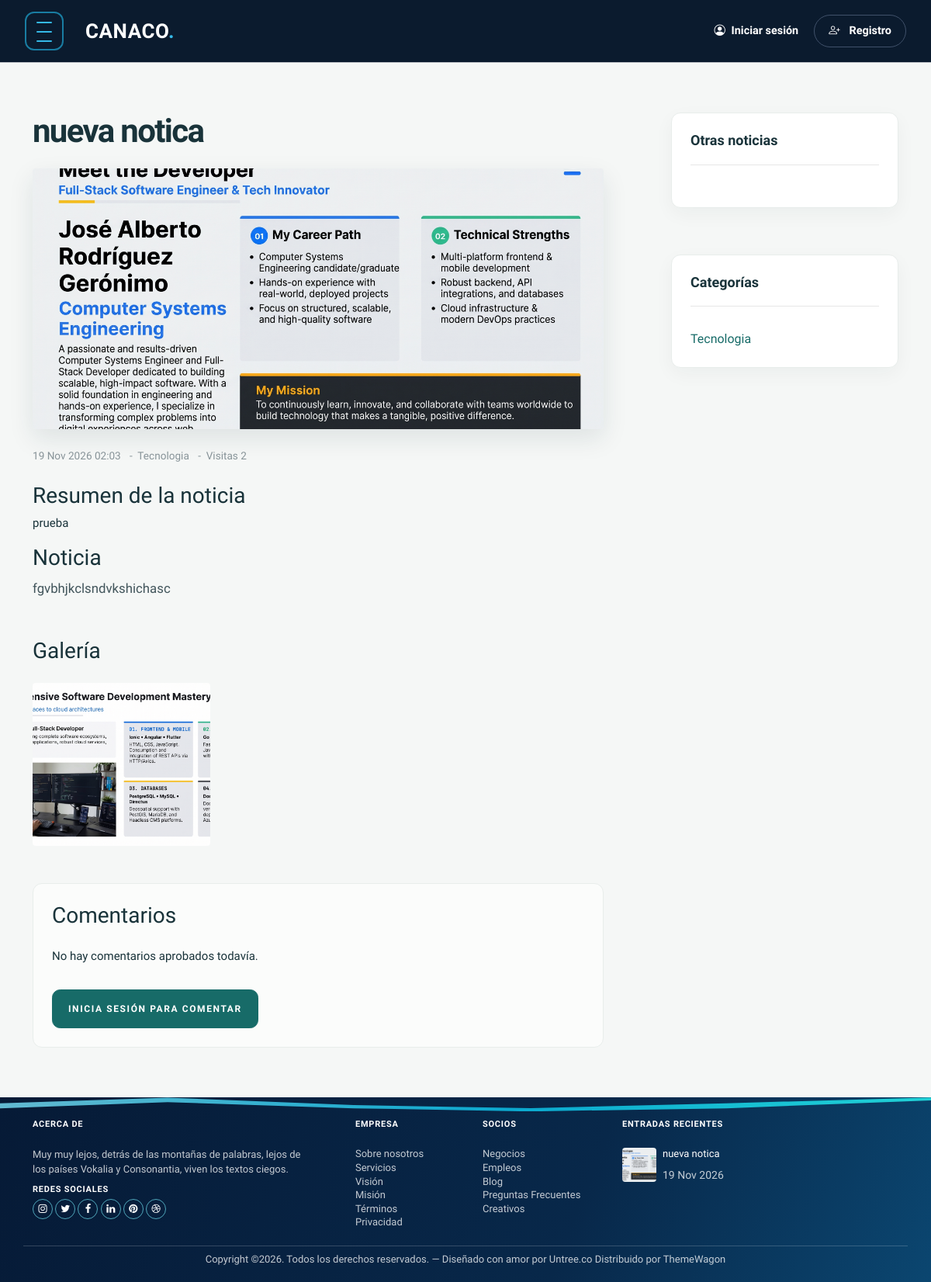
Page /noticia/1/ on the committed database.
### home/models.py (models this page shows, shortened)
class Publicacion(models.Model):
    ESTADO_BORRADOR = 'borrador'
    ESTADO_PUBLICADO = 'publicado'
    ESTADOS = [
        (ESTADO_BORRADOR, 'Borrador'),
        (ESTADO_PUBLICADO, 'Publicado'),
    ]
    titulo = models.CharField(max_length=180)
    resumen = models.TextField()
    contenido = models.TextField()
    categoria = models.ForeignKey(Categoria, on_delete=models.SET_NULL, null=True, blank=True)
    autor = models.ForeignKey(User, on_delete=models.SET_NULL, null=True, blank=True)
    imagen_portada = models.ForeignKey(
        Archivo,
        on_delete=models.SET_NULL,
        null=True,
        blank=True,
        related_name='portadas'
    )
    estado = models.CharField(max_length=20, choices=ESTADOS, default=ESTADO_BORRADOR)
    visitas = models.PositiveIntegerField(default=0)
    createdat = models.DateTimeField(auto_now_add=True)
    updatedat = models.DateTimeField(auto_now=True)
    class Meta:
        managed = True
        db_table = 'publicacion'
        verbose_name_plural = 'Publicaciones'

class Archivo(models.Model):
    nombre = models.CharField(max_length=255)
    nombre_temporal = models.CharField(max_length=255)
    ruta = models.FileField(upload_to='uploads/')
    tipo = models.CharField(max_length=100, blank=True)
    tamano = models.PositiveIntegerField(default=0)
    fk_user = models.ForeignKey(User, on_delete=models.SET_NULL, null=True, blank=True)
    createdat = models.DateTimeField(auto_now_add=True)
    class Meta:
        managed = True
        db_table = 'archivo'
        verbose_name_plural = 'Archivos'
    @property
    def display_url(self):
        ruta = str(self.ruta)
        if ruta.startswith(('images/', 'css/', 'js/', 'fonts/', 'uploads/profile-default')):
            return f'/static/{ruta}'
        return self.ruta.url

class Categoria(models.Model):
    id = models.BigAutoField(auto_created=True, primary_key=True, serialize=False, verbose_name='ID')
    nombre = models.CharField(max_length=60)
    createdat = models.DateTimeField(auto_now_add=True)
    updatedat = models.DateTimeField(null=True, blank=True)
    fk_user = models.ForeignKey(User, on_delete=models.SET_NULL, null=True, blank=True)
    class Meta:
        managed = True
        db_table = 'categoria'
        verbose_name_plural = 'Categorías'

class GaleriaPublicacion(models.Model):
    publicacion = models.ForeignKey(Publicacion, on_delete=models.CASCADE, related_name='galeria')
    archivo = models.ForeignKey(Archivo, on_delete=models.CASCADE)
    createdat = models.DateTimeField(auto_now_add=True)
    class Meta:
        managed = True
        db_table = 'galeria_publicacion'
        verbose_name_plural = 'Galería de publicaciones'

### home/views.py (the view, shortened to what this page needs)
# urls.py: path("noticia/<int:pk>/", views.noticia, name="noticia_detalle"),
def noticia(request, pk=None):
    if pk and es_operador(request.user):
        qs = Publicacion.objects.all()
    else:
        qs = Publicacion.objects.filter(estado=Publicacion.ESTADO_PUBLICADO)
    qs = qs.select_related('categoria', 'autor', 'imagen_portada')
    publicacion = get_object_or_404(qs, pk=pk) if pk else qs.order_by('-createdat').first()
    if not publicacion:
        messages.info(request, 'Todavía no hay noticias publicadas.')
        return redirect('home:index')
    Publicacion.objects.filter(pk=publicacion.pk).update(visitas=F('visitas') + 1)
    publicacion.refresh_from_db()
    recientes = Publicacion.objects.filter(
        estado=Publicacion.ESTADO_PUBLICADO
    ).exclude(pk=publicacion.pk).order_by('-createdat')[:4]
    comentarios = publicacion.comentarios.filter(
        estado=Comentario.ESTADO_APROBADO
    ).select_related('user').order_by('-createdat')
    categorias = Categoria.objects.all().order_by('nombre')
    return render(request, 'home/noticia.html', {
        'publicacion': publicacion,
        'recientes': recientes,
        'comentarios': comentarios,
        'categorias': categorias,
    })

### home/context_processors.py (called while the page is built)
def global_categorias(request):
    return {
        'global_categorias': Categoria.objects.all().order_by('nombre'),
        'global_recientes': Publicacion.objects.filter(estado=Publicacion.ESTADO_PUBLICADO).order_by('-createdat')[:3]
    }

### home/views.py (called while the page is built)
def es_operador(user):
    return user.is_authenticated and user.is_staff and user.is_active

### home/templates/home/noticia.html (shortened to what this page needs)
{% extends 'partials/base.html' %}
{% load static %}
{% block content %}
<section class="section">
    <div class="container">
        <div class="row blog-entries">
            <div class="col-md-12 col-lg-8 main-content">
                <h1 class="mb-4">{{ publicacion.titulo }}</h1>
                {% if publicacion.imagen_portada %}
                    <img src="{{ publicacion.imagen_portada.display_url }}" alt="{{ publicacion.titulo }}" class="img-fluid rounded mb-4 publication-cover-image" style="max-height: 500px; width: 100%; object-fit: cover; object-position: center;">
                {% endif %}
                <div class="post-meta mb-4">
                    <span>{{ publicacion.createdat|date:"d M Y H:i" }}</span>
                    <span>&nbsp;-&nbsp; {% if publicacion.categoria %}{{ publicacion.categoria.nombre }}{% else %}Sin categoría{% endif %}</span>
                    <span>&nbsp;-&nbsp; Visitas {{ publicacion.visitas }}</span>
                </div>
                <h3>Resumen de la noticia</h3>
                <p>{{ publicacion.resumen }}</p>
                <h3>Noticia</h3>
                <div class="post-content-body">
                    {{ publicacion.contenido|safe }}
                </div>
                <h3 class="mt-5">Galería</h3>
                <div class="row my-4">
                    {% for imagen in publicacion.galeria.all %}
                        <div class="col-md-4 mb-4">
                            <img src="{{ imagen.archivo.display_url }}" alt="Galeria" class="img-fluid rounded publication-gallery-image" style="height: 250px; width: 100%; object-fit: cover; object-position: center;">
                        </div>
                    {% empty %}
                        <div class="col-12"><p>Sin imágenes en galería.</p></div>
                    {% endfor %}
                </div>
                <div class="pt-4 comment-wrap">
                    <h3 class="mb-4">Comentarios</h3>
                    {% for comentario in comentarios %}
                        <div class="border-bottom pb-3 mb-3">
                            <strong>{{ comentario.user.username }}</strong>
                            <span class="text-muted">{{ comentario.createdat|date:"d M Y H:i" }}</span>
                            <p class="mb-0">{{ comentario.contenido }}</p>
                        </div>
                    {% empty %}
                        <p>No hay comentarios aprobados todavía.</p>
                    {% endfor %}
                    {% if request.user.is_authenticated %}
                        <form method="POST" class="mt-4">
                            {% csrf_token %}
                            <div class="mb-3">
                                <label for="contenido" class="form-label">Agregar comentario</label>
                                <textarea name="contenido" id="contenido" rows="4" class="form-control" required></textarea>
                            </div>
                            <button type="submit" class="btn btn-primary">Agregar comentario</button>
                        </form>
                    {% else %}
                        <a href="{% url 'home:login' %}" class="btn btn-primary mt-3">Inicia sesión para comentar</a>
                    {% endif %}
                </div>
            </div>
            <div class="col-md-12 col-lg-4 sidebar">
                <div class="sidebar-box">
                    <h3 class="heading">Otras noticias</h3>
                </div>
                <div class="sidebar-box">
                    <h3 class="heading">Categorías</h3>
                    <ul class="categories">
                        {% for categoria in categorias %}
                            <li><a href="{% url 'home:categoria_detalle' categoria.id %}">{{ categoria.nombre }}</a></li>
                        {% endfor %}
                    </ul>
                </div>
            </div>
        </div>
    </div>
</section>
{% endblock content %}

### home/templates/partials/footer.html (shortened to what this page needs)
{% load static %}
<footer class="site-footer">
    <div class="container">
        <div class="row">
            <div class="col-lg-4">
                <div class="widget">
                    <h3 class="mb-4">Acerca de</h3>
                    <p>Muy muy lejos, detrás de las montañas de palabras, lejos de los países Vokalia y Consonantia, viven los textos ciegos.</p>
                </div>
                <div class="widget">
                    <h3>Redes Sociales</h3>
                    <ul class="list-unstyled social">
                        <li><a href="#"><span class="icon-instagram"></span></a></li>
                        <li><a href="#"><span class="icon-twitter"></span></a></li>
                        <li><a href="#"><span class="icon-facebook"></span></a></li>
                        <li><a href="#"><span class="icon-linkedin"></span></a></li>
                        <li><a href="#"><span class="icon-pinterest"></span></a></li>
                        <li><a href="#"><span class="icon-dribbble"></span></a></li>
                    </ul>
                </div>
            </div>
            <div class="col-lg-4 ps-lg-5">
                <div class="row g-2">
                    <div class="col-6">
                        <div class="widget">
                            <h3 class="mb-4">Empresa</h3>
                            <ul class="list-unstyled links">
                                <li><a href="#">Sobre nosotros</a></li>
                                <li><a href="#">Servicios</a></li>
                                <li><a href="#">Visión</a></li>
                                <li><a href="#">Misión</a></li>
                                <li><a href="#">Términos</a></li>
                                <li><a href="#">Privacidad</a></li>
                            </ul>
                        </div>
                    </div>
                    <div class="col-6">
                        <div class="widget">
                            <h3 class="mb-4">Socios</h3>
                            <ul class="list-unstyled links">
                                <li><a href="#">Negocios</a></li>
                                <li><a href="#">Empleos</a></li>
                                <li><a href="#">Blog</a></li>
                                <li><a href="#">Preguntas Frecuentes</a></li>
                                <li><a href="#">Creativos</a></li>
                            </ul>
                        </div>
                    </div>
                </div>
            </div>
            <div class="col-lg-4">
                <div class="widget">
                    <h3 class="mb-4">Entradas Recientes</h3>
                    <div class="post-entry-footer">
                        <ul>
                            {% for noticia in global_recientes %}
                            <li>
                                <a href="{% url 'home:noticia_detalle' noticia.id %}">
                                    {% if noticia.imagen_portada %}
                                        <img src="{{ noticia.imagen_portada.display_url }}" alt="{{ noticia.titulo }}" class="me-2 rounded" style="width: 44px; height: 44px; object-fit: cover;">
                                    {% else %}
                                        <img src="{% static 'images/img_1_sq.jpg' %}" alt="{{ noticia.titulo }}" class="me-2 rounded" style="width: 44px; height: 44px; object-fit: cover;">
                                    {% endif %}
                                    <div class="text">
                                        <h4>{{ noticia.titulo }}</h4>
                                        <div class="post-meta">
                                            <span class="mr-2">{{ noticia.createdat|date:"d M Y" }}</span>
                                        </div>
                                    </div>
                                </a>
                            </li>
                            {% empty %}
                            <li><span class="text-white-50">No hay noticias recientes.</span></li>
                            {% endfor %}
                        </ul>
                    </div>
                </div>
            </div>
        </div>
        <div class="row mt-5">
            <div class="col-12 text-center">
                <p>Copyright &copy;. Todos los derechos reservados. &mdash; Diseñado con amor por <a href="https://untree.co">Untree.co</a> Distribuido por <a href="https://themewagon.com">ThemeWagon</a>
                </p>
            </div>
        </div>
    </div>
</footer>

### home/templates/partials/base.html (style rules this page uses)
:root { --primary-blue: #176b68; --hover-blue: #115653; --light-blue: #e7f2ef; --ink: #19333a; --muted: #718187; --surface: #f5f7f6; --bs-orange: #176b68; --bs-warning: #176b68; --bs-warning-rgb: 23, 107, 104; }
body { color: var(--ink); background: var(--surface); }
.btn, .form-control, .form-select { border-radius: .65rem !important; }
.site-footer { background: linear-gradient(112deg, #061a36 0%, #08284a 62%, #0b4670 100%) !important; color: rgba(255, 255, 255, .76); }
.bg-primary, .btn-primary, .panel-logout-button { background-color: var(--primary-blue) !important; border-color: var(--primary-blue) !important; color: #ffffff !important; }
a { color: var(--primary-blue); }
.posts-entry-title, h1, h2, h3, h4 { color: var(--ink) !important; }
.site-footer a, .site-footer p, .site-footer span, .site-footer .text-white-50 { color: rgba(255, 255, 255, .76) !important; }
.site-footer h3 { color: #ffffff !important; }

### rows in the picture
Publicacion: titulo "nueva notica", imagen_portada.display_url (picture), createdat "19 Nov 2026 02:03", categoria.nombre "Tecnologia", visitas "2", resumen "prueba", contenido "fgvbhjkclsndvkshichasc", createdat "19 Nov 2026"
GaleriaPublicacion: archivo.display_url (picture)
Categoria: nombre "Tecnologia"
